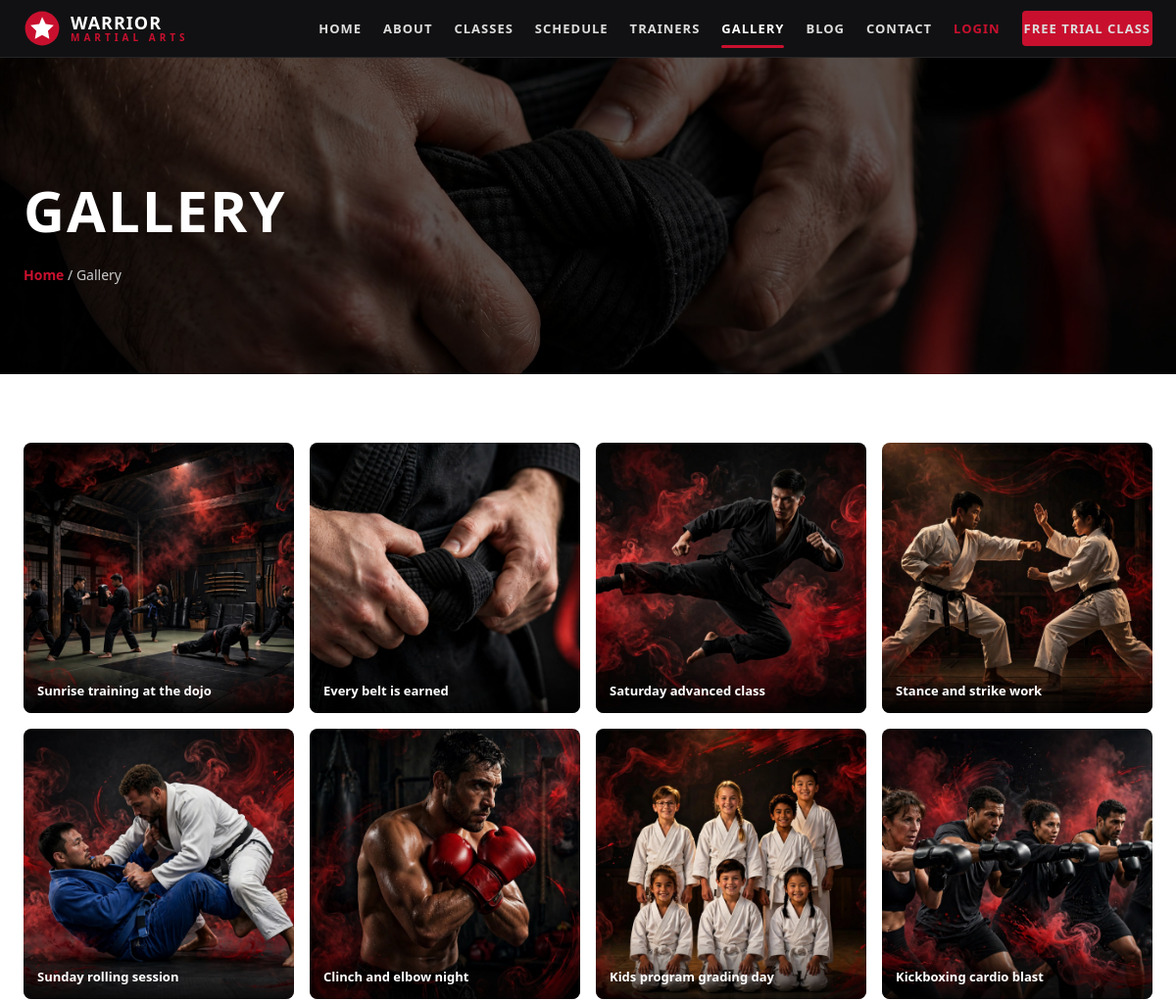
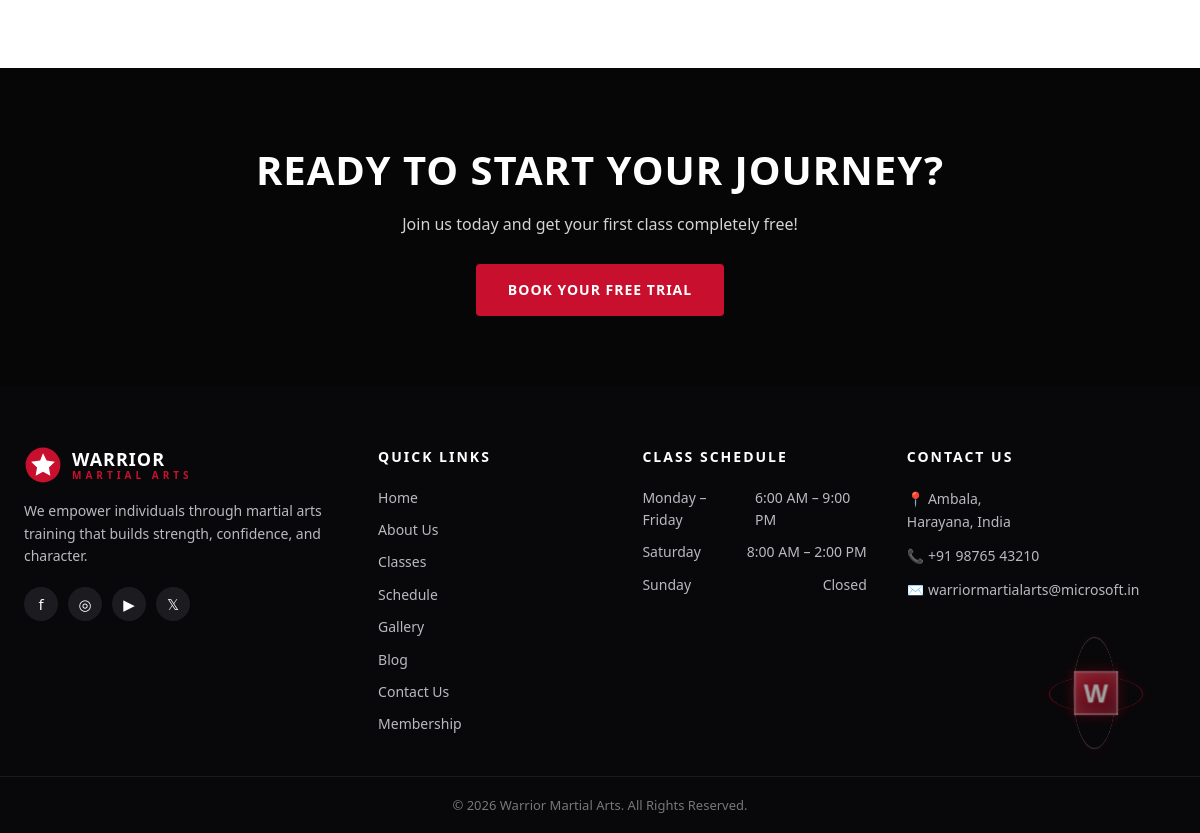
Page /gallery/ on the committed database (2 pictures, top to bottom).
### dojo/models.py (models this page shows, shortened)
class GalleryItem(models.Model):
    title = models.CharField(max_length=120)
    image = models.CharField(
        max_length=120,
        help_text="Static image filename (in dojo/static/dojo/img/).",
    )
    caption = models.CharField(max_length=200, blank=True)
    order = models.PositiveIntegerField(default=0)
    class Meta:
        ordering = ["order", "id"]

### dojo/views.py (the view)
# urls.py: path("gallery/", views.gallery, name="gallery"),
def gallery(request):
    return render(request, "dojo/gallery.html", {"items": GalleryItem.objects.all()})

### dojo/templates/dojo/gallery.html (shortened to what this page needs)
{% extends "dojo/base.html" %}
{% load static %}
{% block content %}
<section class="page-hero" style="background-image:url('{% static 'dojo/img/gallery-2.jpg' %}')">
  <div class="page-hero-overlay"></div>
  <div class="wrap">
    <h1>GALLERY</h1>
    <p class="crumb"><a href="{% url 'dojo:home' %}">Home</a> / Gallery</p>
  </div>
</section>
<section class="wrap content-section">
  <div class="gallery-grid">
    {% for item in items %}
    <figure class="gallery-item" data-full="{% static 'dojo/img/' %}{{ item.image }}" data-caption="{{ item.caption|default:item.title }}">
      <img src="{% static 'dojo/img/' %}{{ item.image }}" alt="{{ item.title }}" loading="lazy">
      <figcaption>{{ item.caption|default:item.title }}</figcaption>
    </figure>
    {% empty %}
    <p>Photos are coming soon.</p>
    {% endfor %}
  </div>
</section>
{% endblock %}

### dojo/static/dojo/css/style.css (style rules this page uses)
:root { --red: #c8102e; --red-dark: #9a0b23; --black: #0b0b0d; --ink: #141416; --panel: #17171a; --grey: #f4f4f5; --line: #e4e4e7; --muted: #8e8e93; --text: #232326; --radius: 10px; --font: "Segoe UI", "Helvetica Neue", Arial, system-ui, sans-serif; --display: "Arial Black", "Segoe UI", Arial, sans-serif; }
* { box-sizing: border-box; margin: 0; padding: 0; }
html { scroll-behavior: smooth; }
body { font-family: var(--font); color: var(--text); background: #fff; line-height: 1.6; }
img { max-width: 100%; display: block; }
a { text-decoration: none; color: inherit; }
.wrap { max-width: 1200px; margin: 0 auto; padding: 0 24px; }
.page-hero { position: relative; background-size: cover; background-position: center; padding: 110px 0 90px; color: #fff; background-color: var(--black); }
.page-hero-overlay { position: absolute; inset: 0; background: rgba(0,0,0,.62); }
.page-hero .wrap { position: relative; z-index: 1; }
.page-hero h1 { font-family: var(--display); font-size: clamp(36px, 5vw, 58px); letter-spacing: 2px; }
.crumb { color: #ccc; font-size: 14px; margin-top: 8px; }
.crumb a { color: var(--red); font-weight: 600; }
.content-section { padding: 70px 24px; }
.gallery-grid { display: grid; grid-template-columns: repeat(4, 1fr); gap: 16px; }
.gallery-item { position: relative; cursor: zoom-in; border-radius: 8px; overflow: hidden; aspect-ratio: 1; }
.gallery-item img { width: 100%; height: 100%; object-fit: cover; transition: transform .3s ease; }
.gallery-item figcaption { position: absolute; inset: auto 0 0 0; padding: 28px 14px 12px; color: #fff; font-size: 13px; font-weight: 600; background: linear-gradient(transparent, rgba(0,0,0,.75)); }

### rows in the picture
GalleryItem: image (picture), caption "Sunrise training at the dojo"
GalleryItem: image (picture), caption "Every belt is earned"
GalleryItem: image (picture), caption "Saturday advanced class"
GalleryItem: image (picture), caption "Stance and strike work"
GalleryItem: image (picture), caption "Sunday rolling session"
GalleryItem: image (picture), caption "Clinch and elbow night"
GalleryItem: image (picture), caption "Kids program grading day"
GalleryItem: image (picture), caption "Kickboxing cardio blast"
